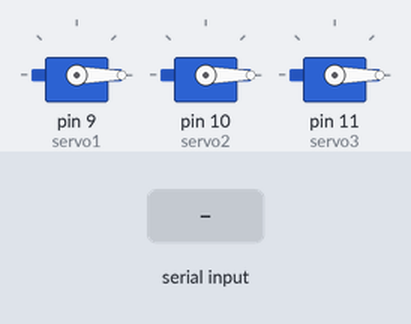
Recording of a sketch running on a simulated Arduino Uno, built with avr-gcc and run on an emulated ATmega328P. On the bench: 3 × servo. Inputs (shaded band) come from the test bench.

Above: at 1.2 s.
1.3 s: "p" received over Serial
At 2.5 s:
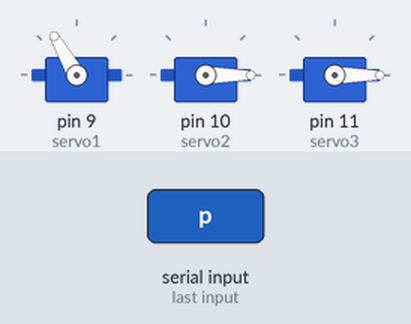
2.8 s: "m" received over Serial
At 5.2 s:
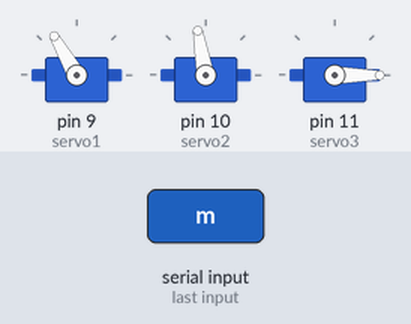
5.8 s: "c" received over Serial
8.8 s: "P" received over Serial
At 11.4 s:
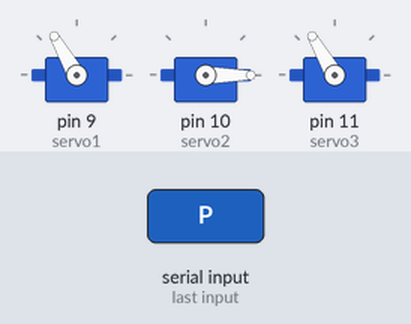
11.8 s: "M" received over Serial
At 17.4 s:
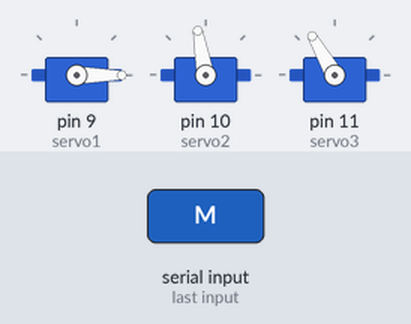
17.7 s: "p" received over Serial
Timing chart, 0 to 24.5 s (numbered marks = the images above; inputs shaded):
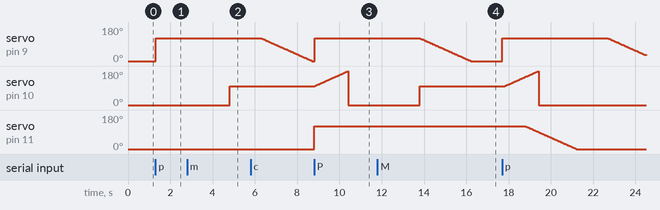

Measured:
- after the input at 1.3 s, servo on pin 9 (servo1): 0° → 120° at once
- after the input at 2.8 s, servo on pin 10 (servo2): 0° → 100° after 2.0 s
- after the input at 5.8 s, servo on pin 11 (servo3): 0° → 120° after 3.0 s
- after the input at 8.8 s, servo on pin 9 (servo1): 0° → 120° at once
- after the input at 11.8 s, servo on pin 10 (servo2): 0° → 100° after 2.0 s

The sketch:

servo_sorter.ino
```cpp
#include <Servo.h>
Servo servo1;  // on pin 9
Servo servo2;  // on pin 10
Servo servo3;  // on pin 11
//─── servo1 ("p" command) state machine ───────────────────────────────────────
enum PState { P_IDLE, P_HOLDING, P_RETURNING } pState = P_IDLE;
uint32_t pStartTime = 0, pLastStep = 0;
uint8_t  pAngle     = 0;
const uint32_t P_HOLD_MS = 5000UL;  // hold at 120° for 5 s
const uint32_t P_STEP_MS = 20UL;    // return step interval
//─── servo2 ("m" command) state machine ───────────────────────────────────────
enum MState { M_IDLE, M_DELAY_START, M_HOLD_100, M_SLOW_UP } mState = M_IDLE;
uint32_t mStartTime = 0, mLastStep = 0;
uint8_t  mAngle     = 0;
const uint32_t M_DELAY_MS     = 2000UL; // wait 2 s before moving
const uint32_t M_HOLD100_MS   = 4000UL; // hold at 100° for 4 s
const uint32_t M_SLOW_STEP_MS = 20UL;   // 100→180 step interval
//─── servo3 ("c" command) state machine ───────────────────────────────────────
enum CState { C_IDLE, C_DELAY_START, C_HOLDING, C_RETURNING } cState = C_IDLE;
uint32_t cStartTime = 0, cLastStep = 0;
uint8_t  cAngle     = 0;
const uint32_t C_DELAY_MS = 3000UL;    // wait 3 s before moving
const uint32_t C_HOLD_MS  = 10000UL;    // hold at 120° for 6 s
const uint32_t C_STEP_MS  = 20UL;      // return step interval
void setup() {
  Serial.begin(9600);
  servo1.attach(9);
  servo2.attach(10);
  servo3.attach(11);
  servo1.write(0);
  servo2.write(0);
  servo3.write(0);
}
void loop() {
  // 1) Serial command handling
  if (Serial.available()) {
    char cmd = Serial.read();
    // servo1: 'p' or 'P'
    if ((cmd == 'p' || cmd == 'P') && pState == P_IDLE) {
      pAngle     = 120;
      servo1.write(pAngle);
      pStartTime = millis();
      pState     = P_HOLDING;
    }
    // servo2: 'm' or 'M'
    else if ((cmd == 'm' || cmd == 'M') && mState == M_IDLE) {
      mStartTime = millis();
      mState     = M_DELAY_START;
    }
    // servo3: 'c' or 'C'
    else if ((cmd == 'c' || cmd == 'C') && cState == C_IDLE) {
      cStartTime = millis();
      cState     = C_DELAY_START;
    }
  }
  // 2) Drive servo1 state machine
  switch (pState) {
    case P_HOLDING:
      if (millis() - pStartTime >= P_HOLD_MS) {
        pLastStep = millis();
        pState    = P_RETURNING;
      }
      break;
    case P_RETURNING:
      if (millis() - pLastStep >= P_STEP_MS) {
        pLastStep = millis();
        if (pAngle > 0) {
          --pAngle;
          servo1.write(pAngle);
        } else {
          pState = P_IDLE;
        }
      }
      break;
    default: break;
  }
  // 3) Drive servo2 state machine
  switch (mState) {
    case M_DELAY_START:
      if (millis() - mStartTime >= M_DELAY_MS) {
        mAngle     = 100;
        servo2.write(mAngle);
        mStartTime = millis();
        mState     = M_HOLD_100;
      }
      break;
    case M_HOLD_100:
      if (millis() - mStartTime >= M_HOLD100_MS) {
        mLastStep = millis();
        mState    = M_SLOW_UP;
      }
      break;
    case M_SLOW_UP:
      if (millis() - mLastStep >= M_SLOW_STEP_MS) {
        mLastStep = millis();
        if (mAngle < 180) {
          ++mAngle;
          servo2.write(mAngle);
        } else {
          servo2.write(0);
          mState = M_IDLE;
        }
      }
      break;
    default: break;
  }
  // 4) Drive servo3 state machine
  switch (cState) {
    case C_DELAY_START:
      if (millis() - cStartTime >= C_DELAY_MS) {
        cAngle     = 120;
        servo3.write(cAngle);
        cStartTime = millis();
        cState     = C_HOLDING;
      }
      break;
    case C_HOLDING:
      if (millis() - cStartTime >= C_HOLD_MS) {
        cLastStep = millis();
        cState    = C_RETURNING;
      }
      break;
    case C_RETURNING:
      if (millis() - cLastStep >= C_STEP_MS) {
        cLastStep = millis();
        if (cAngle > 0) {
          --cAngle;
          servo3.write(cAngle);
        } else {
          cState = C_IDLE;
        }
      }
      break;
    default: break;
  }
  // 5) Other non-blocking tasks
}
```
